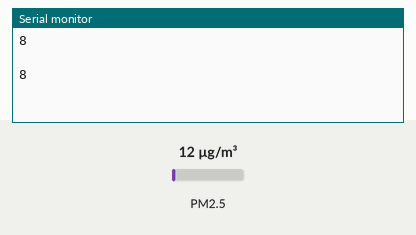
A sketch run on a simulated Arduino Uno, built with avr-gcc and run on an emulated ATmega328P. Shown: the last lines printed to the serial monitor. Inputs (shaded band) come from the test bench; at power-on: PM2.5 12 µg/m³.

Above: at 2.8 s.
2.9 s: PM2.5 set to 6 µg/m³
At 3.8 s:
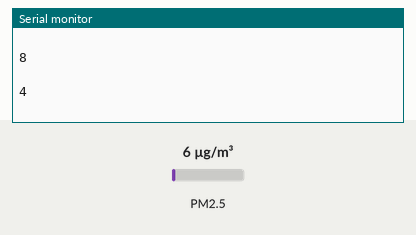
4.4 s: PM2.5 set to 75 µg/m³
At 5.7 s:
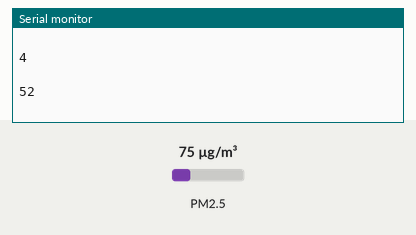
Timing chart, 0 to 7.4 s (numbered marks = the images above; inputs shaded):
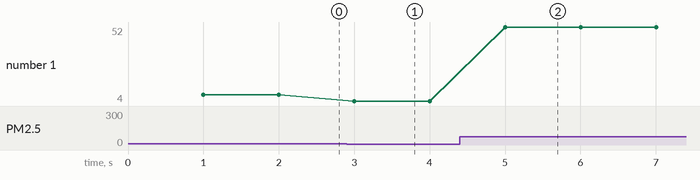

Measured:
- after the input at 2.9 s, the serial monitor: prints a new line after 0.10 s (image 1)
- after the input at 4.4 s, the serial monitor: prints a new line after 0.61 s (image 2)
- plotted number 1: 8 → 4 after the input at 2.9 s, 4 → 52 after the input at 4.4 s

The sketch:

transmissor_pms_arduino.ino
```cpp
#include <SoftwareSerial.h>
#include "PMS.h"

SoftwareSerial pmsSerial(2, 3); //rx - 2, tx - 3 // conecta o tx do pms no rx do microcontrolador
//SoftwareSerial(rxPin, txPin), I used D8 for RX and D7 for TX (esp8266) and connected TX on PMS5003 to D8

PMS pms(pmsSerial);
PMS::DATA data;

void setup(){
  Serial.begin(9600);
  pmsSerial.begin(9600);
}

void loop(){
  if (pms.read(data)){
    Serial.println(data.PM_AE_UG_1_0);
    //Serial.println(data.PM_AE_UG_2_5);
    //Serial.println(data.PM_AE_UG_10_0);
    Serial.println(" ");
  }
}
```
